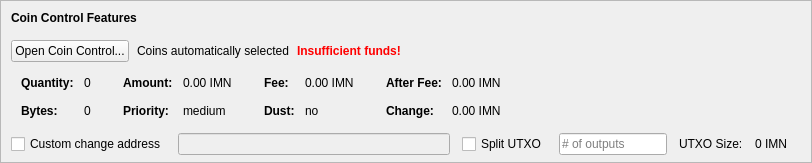
    <widget class="QFrame" name="frameCoinControl">
     <property name="sizePolicy">
      <sizepolicy hsizetype="Expanding" vsizetype="Expanding">
       <horstretch>0</horstretch>
       <verstretch>0</verstretch>
      </sizepolicy>
     </property>
     <property name="maximumSize">
      <size>
       <width>16777215</width>
       <height>16777215</height>
      </size>
     </property>
     <property name="frameShape">
      <enum>QFrame::StyledPanel</enum>
     </property>
     <property name="frameShadow">
      <enum>QFrame::Sunken</enum>
     </property>
     <layout class="QVBoxLayout" name="verticalLayoutCoinControl2">
      <property name="spacing">
       <number>0</number>
      </property>
      <property name="leftMargin">
       <number>0</number>
      </property>
      <property name="topMargin">
       <number>0</number>
      </property>
      <property name="rightMargin">
       <number>0</number>
      </property>
      <property name="bottomMargin">
       <number>6</number>
      </property>
      <item>
       <layout class="QVBoxLayout" name="verticalLayoutCoinControl" stretch="0,0,0,0,1">
        <property name="spacing">
         <number>0</number>
        </property>
        <property name="leftMargin">
         <number>10</number>
        </property>
        <property name="topMargin">
         <number>10</number>
        </property>
        <item>
         <layout class="QHBoxLayout" name="horizontalLayoutCoinControl1">
          <property name="bottomMargin">
           <number>15</number>
          </property>
          <item>
           <widget class="QLabel" name="labelCoinControlFeatures">
            <property name="sizePolicy">
             <sizepolicy hsizetype="Preferred" vsizetype="Maximum">
              <horstretch>0</horstretch>
              <verstretch>0</verstretch>
             </sizepolicy>
            </property>
            <property name="font">
             <font>
              <weight>75</weight>
              <bold>true</bold>
             </font>
            </property>
            <property name="styleSheet">
             <string notr="true">font-weight:bold;</string>
            </property>
            <property name="text">
             <string>Coin Control Features</string>
            </property>
           </widget>
          </item>
         </layout>
        </item>
        <item>
         <layout class="QHBoxLayout" name="horizontalLayoutCoinControl2" stretch="0,0,0,0">
          <property name="spacing">
           <number>8</number>
          </property>
          <property name="bottomMargin">
           <number>10</number>
          </property>
          <item>
           <widget class="QPushButton" name="pushButtonCoinControl">
            <property name="styleSheet">
             <string notr="true"/>
            </property>
            <property name="text">
             <string>Open Coin Control...</string>
            </property>
            <property name="autoDefault">
             <bool>false</bool>
            </property>
           </widget>
          </item>
          <item>
           <widget class="QLabel" name="labelCoinControlAutomaticallySelected">
            <property name="text">
             <string>Coins automatically selected</string>
            </property>
            <property name="margin">
             <number>5</number>
            </property>
           </widget>
          </item>
          <item>
           <widget class="QLabel" name="labelCoinControlInsuffFunds">
            <property name="font">
             <font>
              <weight>75</weight>
              <bold>true</bold>
             </font>
            </property>
            <property name="styleSheet">
             <string notr="true">color:red;font-weight:bold;</string>
            </property>
            <property name="text">
             <string>Insufficient funds!</string>
            </property>
            <property name="margin">
             <number>5</number>
            </property>
           </widget>
          </item>
          <item>
           <spacer name="horizontalSpacerCoinControl">
            <property name="orientation">
             <enum>Qt::Horizontal</enum>
            </property>
            <property name="sizeHint" stdset="0">
             <size>
              <width>40</width>
              <height>1</height>
             </size>
            </property>
           </spacer>
          </item>
         </layout>
        </item>
        <item>
         <widget class="QWidget" name="widgetCoinControl" native="true">
          <property name="sizePolicy">
           <sizepolicy hsizetype="Preferred" vsizetype="Preferred">
            <horstretch>0</horstretch>
            <verstretch>0</verstretch>
           </sizepolicy>
          </property>
          <property name="minimumSize">
           <size>
            <width>0</width>
            <height>0</height>
           </size>
          </property>
          <property name="styleSheet">
           <string notr="true"/>
          </property>
          <layout class="QHBoxLayout" name="horizontalLayoutCoinControl5">
           <property name="leftMargin">
            <number>0</number>
           </property>
           <property name="topMargin">
            <number>0</number>
           </property>
           <property name="rightMargin">
            <number>0</number>
           </property>
           <property name="bottomMargin">
            <number>0</number>
           </property>
           <item>
            <layout class="QHBoxLayout" name="horizontalLayoutCoinControl3" stretch="0,0,0,1">
             <property name="spacing">
              <number>20</number>
             </property>
             <property name="topMargin">
              <number>0</number>
             </property>
             <property name="bottomMargin">
              <number>10</number>
             </property>
             <item>
              <layout class="QFormLayout" name="formLayoutCoinControl1">
               <property name="horizontalSpacing">
                <number>10</number>
               </property>
               <property name="verticalSpacing">
                <number>14</number>
               </property>
               <property name="leftMargin">
                <number>10</number>
               </property>
               <property name="topMargin">
                <number>4</number>
               </property>
               <property name="rightMargin">
                <number>6</number>
               </property>
               <item row="0" column="0">
                <widget class="QLabel" name="labelCoinControlQuantityText">
                 <property name="font">
                  <font>
                   <weight>75</weight>
                   <bold>true</bold>
                  </font>
                 </property>
                 <property name="text">
                  <string>Quantity:</string>
                 </property>
                 <property name="margin">
                  <number>0</number>
                 </property>
                </widget>
               </item>
               <item row="0" column="1">
                <widget class="QLabel" name="labelCoinControlQuantity">
                 <property name="cursor">
                  <cursorShape>IBeamCursor</cursorShape>
                 </property>
                 <property name="contextMenuPolicy">
                  <enum>Qt::ActionsContextMenu</enum>
                 </property>
                 <property name="text">
                  <string notr="true">0</string>
                 </property>
                 <property name="margin">
                  <number>0</number>
                 </property>
                 <property name="textInteractionFlags">
                  <set>Qt::LinksAccessibleByMouse|Qt::TextSelectableByKeyboard|Qt::TextSelectableByMouse</set>
                 </property>
                </widget>
               </item>
               <item row="1" column="0">
                <widget class="QLabel" name="labelCoinControlBytesText">
                 <property name="font">
                  <font>
                   <weight>75</weight>
                   <bold>true</bold>
                  </font>
                 </property>
                 <property name="text">
                  <string>Bytes:</string>
                 </property>
                </widget>
               </item>
               <item row="1" column="1">
                <widget class="QLabel" name="labelCoinControlBytes">
                 <property name="cursor">
                  <cursorShape>IBeamCursor</cursorShape>
                 </property>
                 <property name="contextMenuPolicy">
                  <enum>Qt::ActionsContextMenu</enum>
                 </property>
                 <property name="text">
                  <string notr="true">0</string>
                 </property>
                 <property name="textInteractionFlags">
                  <set>Qt::LinksAccessibleByMouse|Qt::TextSelectableByKeyboard|Qt::TextSelectableByMouse</set>
                 </property>
                </widget>
               </item>
              </layout>
             </item>
             <item>
              <layout class="QFormLayout" name="formLayoutCoinControl2">
               <property name="horizontalSpacing">
                <number>10</number>
               </property>
               <property name="verticalSpacing">
                <number>14</number>
               </property>
               <property name="leftMargin">
                <number>6</number>
               </property>
               <property name="topMargin">
                <number>4</number>
               </property>
               <property name="rightMargin">
                <number>6</number>
               </property>
               <item row="0" column="0">
                <widget class="QLabel" name="labelCoinControlAmountText">
                 <property name="font">
                  <font>
                   <weight>75</weight>
                   <bold>true</bold>
                  </font>
                 </property>
                 <property name="text">
                  <string>Amount:</string>
                 </property>
                 <property name="margin">
                  <number>0</number>
                 </property>
                </widget>
               </item>
               <item row="0" column="1">
                <widget class="QLabel" name="labelCoinControlAmount">
                 <property name="cursor">
                  <cursorShape>IBeamCursor</cursorShape>
                 </property>
                 <property name="contextMenuPolicy">
                  <enum>Qt::ActionsContextMenu</enum>
                 </property>
                 <property name="text">
                  <string notr="true">0.00 IMN</string>
                 </property>
                 <property name="textInteractionFlags">
                  <set>Qt::LinksAccessibleByMouse|Qt::TextSelectableByKeyboard|Qt::TextSelectableByMouse</set>
                 </property>
                </widget>
               </item>
               <item row="1" column="0">
                <widget class="QLabel" name="labelCoinControlPriorityText">
                 <property name="font">
                  <font>
                   <weight>75</weight>
                   <bold>true</bold>
                  </font>
                 </property>
                 <property name="text">
                  <string>Priority:</string>
                 </property>
                </widget>
               </item>
               <item row="1" column="1">
                <widget class="QLabel" name="labelCoinControlPriority">
                 <property name="cursor">
                  <cursorShape>IBeamCursor</cursorShape>
                 </property>
                 <property name="contextMenuPolicy">
                  <enum>Qt::ActionsContextMenu</enum>
                 </property>
                 <property name="text">
                  <string>medium</string>
                 </property>
                 <property name="textInteractionFlags">
                  <set>Qt::LinksAccessibleByMouse|Qt::TextSelectableByKeyboard|Qt::TextSelectableByMouse</set>
                 </property>
                </widget>
               </item>
              </layout>
             </item>
             <item>
              <layout class="QFormLayout" name="formLayoutCoinControl3">
               <property name="horizontalSpacing">
                <number>10</number>
               </property>
               <property name="verticalSpacing">
                <number>14</number>
               </property>
               <property name="leftMargin">
                <number>6</number>
               </property>
               <property name="topMargin">
                <number>4</number>
               </property>
               <property name="rightMargin">
                <number>6</number>
               </property>
               <item row="0" column="0">
                <widget class="QLabel" name="labelCoinControlFeeText">
                 <property name="font">
                  <font>
                   <weight>75</weight>
                   <bold>true</bold>
                  </font>
                 </property>
                 <property name="text">
                  <string>Fee:</string>
                 </property>
                 <property name="margin">
                  <number>0</number>
                 </property>
                </widget>
               </item>
               <item row="0" column="1">
                <widget class="QLabel" name="labelCoinControlFee">
                 <property name="cursor">
                  <cursorShape>IBeamCursor</cursorShape>
                 </property>
                 <property name="contextMenuPolicy">
                  <enum>Qt::ActionsContextMenu</enum>
                 </property>
                 <property name="text">
                  <string notr="true">0.00 IMN</string>
                 </property>
                 <property name="textInteractionFlags">
                  <set>Qt::LinksAccessibleByMouse|Qt::TextSelectableByKeyboard|Qt::TextSelectableByMouse</set>
                 </property>
                </widget>
               </item>
               <item row="1" column="0">
                <widget class="QLabel" name="labelCoinControlLowOutputText">
                 <property name="font">
                  <font>
                   <weight>75</weight>
                   <bold>true</bold>
                  </font>
                 </property>
                 <property name="text">
                  <string>Dust:</string>
                 </property>
                </widget>
               </item>
               <item row="1" column="1">
                <widget class="QLabel" name="labelCoinControlLowOutput">
                 <property name="cursor">
                  <cursorShape>IBeamCursor</cursorShape>
                 </property>
                 <property name="contextMenuPolicy">
                  <enum>Qt::ActionsContextMenu</enum>
                 </property>
                 <property name="text">
                  <string>no</string>
                 </property>
                 <property name="textInteractionFlags">
                  <set>Qt::LinksAccessibleByMouse|Qt::TextSelectableByKeyboard|Qt::TextSelectableByMouse</set>
                 </property>
                </widget>
               </item>
              </layout>
             </item>
             <item>
              <layout class="QFormLayout" name="formLayoutCoinControl4">
               <property name="horizontalSpacing">
                <number>10</number>
               </property>
               <property name="verticalSpacing">
                <number>14</number>
               </property>
               <property name="leftMargin">
                <number>6</number>
               </property>
               <property name="topMargin">
                <number>4</number>
               </property>
               <property name="rightMargin">
                <number>6</number>
               </property>
               <item row="0" column="0">
                <widget class="QLabel" name="labelCoinControlAfterFeeText">
                 <property name="font">
                  <font>
                   <weight>75</weight>
                   <bold>true</bold>
                  </font>
                 </property>
                 <property name="text">
                  <string>After Fee:</string>
                 </property>
                 <property name="margin">
                  <number>0</number>
                 </property>
                </widget>
               </item>
               <item row="0" column="1">
                <widget class="QLabel" name="labelCoinControlAfterFee">
                 <property name="cursor">
                  <cursorShape>IBeamCursor</cursorShape>
                 </property>
                 <property name="contextMenuPolicy">
                  <enum>Qt::ActionsContextMenu</enum>
                 </property>
                 <property name="text">
                  <string notr="true">0.00 IMN</string>
                 </property>
                 <property name="textInteractionFlags">
                  <set>Qt::LinksAccessibleByMouse|Qt::TextSelectableByKeyboard|Qt::TextSelectableByMouse</set>
                 </property>
                </widget>
               </item>
               <item row="1" column="0">
                <widget class="QLabel" name="labelCoinControlChangeText">
                 <property name="font">
                  <font>
                   <weight>75</weight>
                   <bold>true</bold>
                  </font>
                 </property>
                 <property name="text">
                  <string>Change:</string>
                 </property>
                </widget>
               </item>
               <item row="1" column="1">
                <widget class="QLabel" name="labelCoinControlChange">
                 <property name="cursor">
                  <cursorShape>IBeamCursor</cursorShape>
                 </property>
                 <property name="contextMenuPolicy">
                  <enum>Qt::ActionsContextMenu</enum>
                 </property>
                 <property name="text">
                  <string notr="true">0.00 IMN</string>
                 </property>
                 <property name="textInteractionFlags">
                  <set>Qt::LinksAccessibleByMouse|Qt::TextSelectableByKeyboard|Qt::TextSelectableByMouse</set>
                 </property>
                </widget>
               </item>
              </layout>
             </item>
            </layout>
           </item>
          </layout>
         </widget>
        </item>
        <item>
         <layout class="QHBoxLayout" name="horizontalLayoutCoinControl4" stretch="0,0,0,0,0,0,0">
          <property name="spacing">
           <number>12</number>
          </property>
          <property name="sizeConstraint">
           <enum>QLayout::SetDefaultConstraint</enum>
          </property>
          <property name="topMargin">
           <number>5</number>
          </property>
          <property name="rightMargin">
           <number>5</number>
          </property>
          <item>
           <widget class="QCheckBox" name="checkBoxCoinControlChange">
            <property name="toolTip">
             <string>If this is activated, but the change address is empty or invalid, change will be sent to a newly generated address.</string>
            </property>
            <property name="text">
             <string>Custom change address</string>
            </property>
           </widget>
          </item>
          <item>
           <widget class="QValidatedLineEdit" name="lineEditCoinControlChange">
            <property name="enabled">
             <bool>false</bool>
            </property>
            <property name="sizePolicy">
             <sizepolicy hsizetype="Expanding" vsizetype="Fixed">
              <horstretch>0</horstretch>
              <verstretch>0</verstretch>
             </sizepolicy>
            </property>
           </widget>
          </item>
          <item>
           <widget class="QCheckBox" name="splitBlockCheckBox">
            <property name="text">
             <string>Split UTXO</string>
            </property>
           </widget>
          </item>
          <item>
           <widget class="QLineEdit" name="splitBlockLineEdit">
            <property name="sizePolicy">
             <sizepolicy hsizetype="Fixed" vsizetype="Fixed">
              <horstretch>50</horstretch>
              <verstretch>0</verstretch>
             </sizepolicy>
            </property>
            <property name="placeholderText">
             <string># of outputs</string>
            </property>
           </widget>
          </item>
          <item>
           <widget class="QLabel" name="labelBlockSizeText">
            <property name="text">
             <string>UTXO Size:</string>
            </property>
           </widget>
          </item>
          <item>
           <widget class="QLabel" name="labelBlockSize">
            <property name="text">
             <string>0 IMN</string>
            </property>
           </widget>
          </item>
          <item>
           <widget class="QLabel" name="labelCoinControlChangeLabel">
            <property name="sizePolicy">
             <sizepolicy hsizetype="Preferred" vsizetype="Expanding">
              <horstretch>0</horstretch>
              <verstretch>0</verstretch>
             </sizepolicy>
            </property>
            <property name="minimumSize">
             <size>
              <width>0</width>
              <height>0</height>
             </size>
            </property>
            <property name="text">
             <string/>
            </property>
            <property name="margin">
             <number>3</number>
            </property>
           </widget>
          </item>
         </layout>
        </item>
        <item>
         <spacer name="verticalSpacerCoinControl">
          <property name="orientation">
           <enum>Qt::Vertical</enum>
          </property>
          <property name="sizeHint" stdset="0">
           <size>
            <width>800</width>
            <height>1</height>
           </size>
          </property>
         </spacer>
        </item>
       </layout>
      </item>
     </layout>
    </widget>
